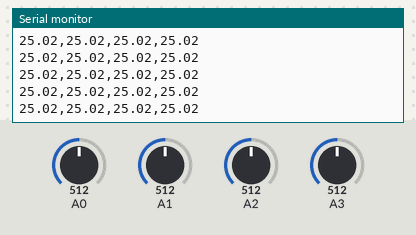
Simulated run of this sketch. Board: Arduino Uno, built with avr-gcc and run on an emulated ATmega328P. Shown: the last lines printed to the serial monitor. The inputs (shaded band) are chosen by the test bench; at power-on: A0 = 512, A1 = 512, A2 = 512, A3 = 512.

Above: at 1.2 s.
1.3 s: A0 set to 211
At 2.2 s:
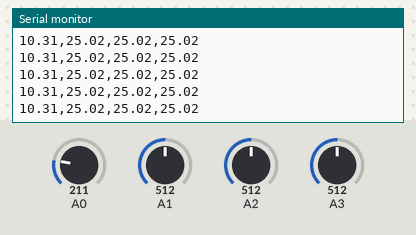
2.8 s: A0 set to 193
At 3.8 s:
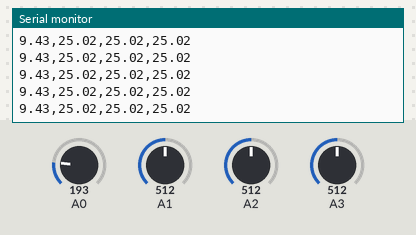
Timing chart, 0 to 5.8 s (numbered marks = the images above; inputs shaded):
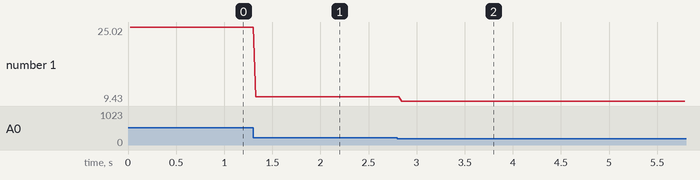

Measured:
- after the input at 1.3 s, the serial monitor: prints a new line at once (image 1)
- after the input at 2.8 s, the serial monitor: prints a new line at once (image 2)
- plotted number 1: 25.02 → 10.31 after the input at 1.3 s, 10.31 → 9.43 after the input at 2.8 s

The sketch:

Auduino_serialCommunication.ino
```cpp
void setup() {
  Serial.begin(9600);
 //   pinMode(A0,INPUT_PULLUP);
  // put your setup code here, to run once:
}

void loop() {
  int sensorValue0 = analogRead(A0);
  delay(3);
  sensorValue0 = analogRead(A0);
  delay(3);
  float voltage0 = sensorValue0 * (5.0/1023.0)*10;

  int sensorValue1 = analogRead(A1);
  delay(3);
  sensorValue1 = analogRead(A1);
  delay(3);
  float voltage1 = sensorValue1 *(5.0/1023.0)*10;

  int sensorValue2 = analogRead(A2);
  delay(3);
  sensorValue2 = analogRead(A2);
  delay(3);
  float voltage2 = sensorValue2 *(5.0/1023.0)*10;

  int sensorValue3 = analogRead(A3);
  delay(3);
  sensorValue3 = analogRead(A3);
  delay(3);
  float voltage3 = sensorValue3 *(5.0/1023.0)*10;
//
//  if (voltage0 < 15)
//  {
//  Serial.print(2);
//  }
//  else if (voltage0 > 20)
//  {
//    Serial.print(1);
//    }
//
//   if (voltage1 < 20)
//{
//  Serial.print(3);
//  }
//  else if(voltage1 > 28)
//  {
//    Serial.print(4);
//    }

  Serial.print(voltage0);
  Serial.print(",");
  Serial.print(voltage1);
  Serial.print(",");
  Serial.print(voltage2);
  Serial.print(",");
  Serial.println(voltage3);


  // put your main code here, to run repeatedly:

}
```
